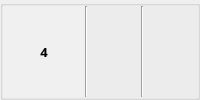
                      <widget class="QGroupBox" name="groupBox_51">
                       <property name="title">
                        <string/>
                       </property>
                       <layout class="QHBoxLayout" name="horizontalLayout_43">
                        <property name="spacing">
                         <number>0</number>
                        </property>
                        <property name="leftMargin">
                         <number>0</number>
                        </property>
                        <property name="topMargin">
                         <number>0</number>
                        </property>
                        <property name="rightMargin">
                         <number>0</number>
                        </property>
                        <property name="bottomMargin">
                         <number>0</number>
                        </property>
                        <item>
                         <widget class="QLabel" name="label_40">
                          <property name="minimumSize">
                           <size>
                            <width>82</width>
                            <height>0</height>
                           </size>
                          </property>
                          <property name="maximumSize">
                           <size>
                            <width>60</width>
                            <height>16777215</height>
                           </size>
                          </property>
                          <property name="font">
                           <font>
                            <family>나눔고딕</family>
                            <pointsize>10</pointsize>
                            <weight>75</weight>
                            <bold>true</bold>
                           </font>
                          </property>
                          <property name="styleSheet">
                           <string notr="true">background-color : rgb(240, 240, 240)</string>
                          </property>
                          <property name="text">
                           <string>4</string>
                          </property>
                          <property name="alignment">
                           <set>Qt::AlignCenter</set>
                          </property>
                         </widget>
                        </item>
                        <item>
                         <widget class="Line" name="line_103">
                          <property name="orientation">
                           <enum>Qt::Vertical</enum>
                          </property>
                         </widget>
                        </item>
                        <item>
                         <widget class="QLabel" name="nielsen_App_Name4">
                          <property name="font">
                           <font>
                            <family>나눔고딕</family>
                            <pointsize>10</pointsize>
                           </font>
                          </property>
                          <property name="text">
                           <string/>
                          </property>
                          <property name="margin">
                           <number>0</number>
                          </property>
                         </widget>
                        </item>
                        <item>
                         <widget class="Line" name="line_104">
                          <property name="orientation">
                           <enum>Qt::Vertical</enum>
                          </property>
                         </widget>
                        </item>
                        <item>
                         <widget class="QLabel" name="nielsen_App_User4">
                          <property name="maximumSize">
                           <size>
                            <width>150</width>
                            <height>16777215</height>
                           </size>
                          </property>
                          <property name="font">
                           <font>
                            <family>나눔고딕</family>
                            <pointsize>10</pointsize>
                           </font>
                          </property>
                          <property name="text">
                           <string/>
                          </property>
                          <property name="alignment">
                           <set>Qt::AlignCenter</set>
                          </property>
                         </widget>
                        </item>
                       </layout>
                      </widget>
